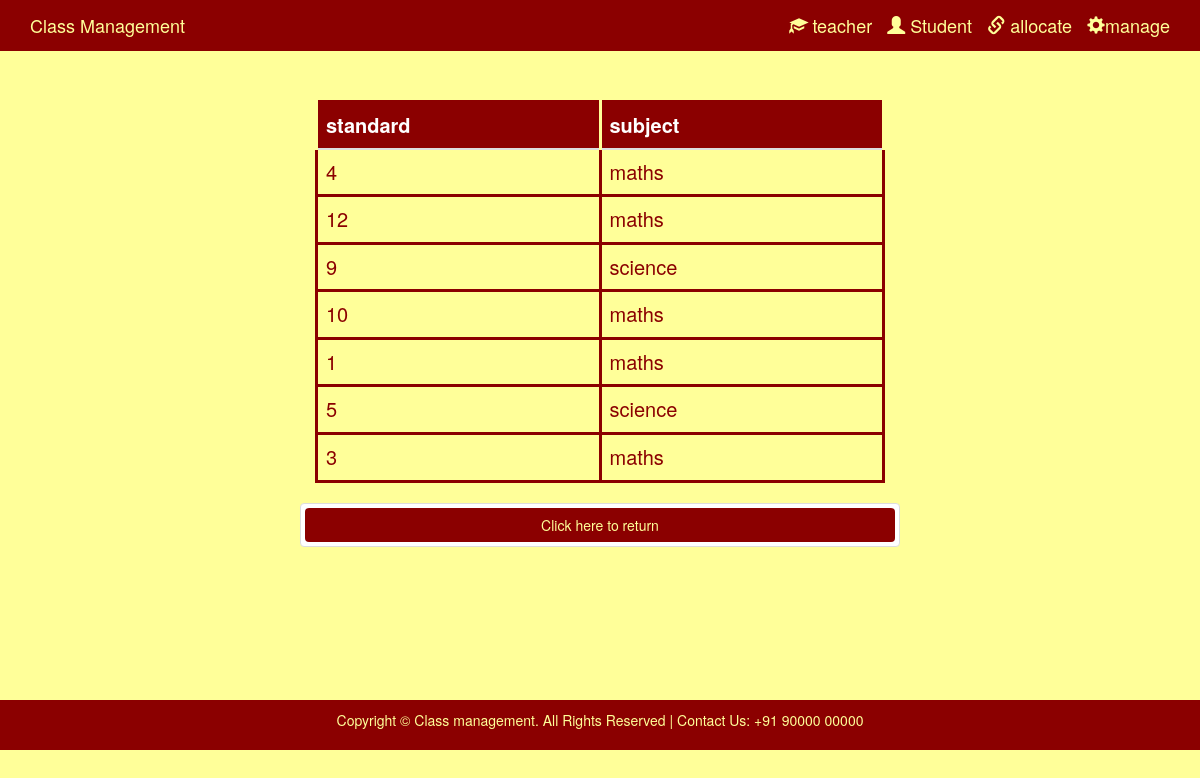
The app's page /classcoding/viewstandard.php?id=8 with its own data.
### tables this page shows
CREATE TABLE IF NOT EXISTS `subject` (
  `no` int(11) NOT NULL AUTO_INCREMENT,
  `teacherid` int(11) NOT NULL,
  `standard` int(11) NOT NULL,
  `subject` enum('english','hindi','marathi','maths','science','social studies') NOT NULL,
  PRIMARY KEY (`no`)
);

### classcoding/viewstandard.php (the view, shortened to what this page needs)
<?php
include 'common.php';
?>
<!DOCTYPE html>
<html lang="en">
    <head>
    <link rel="stylesheet" href="https://maxcdn.bootstrapcdn.com/bootstrap/3.3.7/css/bootstrap.min.css" >
<link href="syndex.css" rel="stylesheet" type="text/css"/>
    </head>
    <body id="body">
        <div class="container-fluid" id="content">
            <?php include 'header.php';
            $id=$_GET['id'];?>
            <div class="row decor_bg">
                <div class="col-md-6 col-md-offset-3">
                    <table class="table ">
                        <?php
                        $query = "SELECT * FROM subject where teacherid=$id";
                        $result = mysqli_query($con, $query)or die($mysqli_error($con));
                        if (mysqli_num_rows($result) >= 1) {
                            ?>
                            <thead>
                                <tr>
                                    <th>standard</th>
                                    <th>subject</th>
                                </tr>
                            </thead>
                            <tbody>
                                <?php
                                while ($row = mysqli_fetch_array($result)) {
                                    echo  "<tr><td>" . $row["standard"] . "</td><td> " . $row["subject"] . "</td></tr>";
                                }
                                ?>
                            </tbody>
                            <?php
                        } else {
                            echo "Add items first!";
                        }
                        ?>
                    </table>
                    <div class="row">
                    <div class="thumbnail">
                    <a href="visit.php" class="btn btn-block
button">Click here to return</a>
        </div>
        </div>
                </div>
            </div>
        </div>
        <?php include'footer.php'; ?>
    </body>
    </html>

### classcoding/syndex.css (style rules this page uses)
body, html { width: 100%; height: 100%; }
body { background-color:#FFFF99; }
body { padding-top:100px; }
#content { min-height: 600px; }
.table { width: 100%; }

### classcoding/viewstandard.php (style rules this page uses)
#body { background-color:#FFFF99; }
a { color:white; text-decoration:none; color:inherit; }
table,th,td { font-size:20px; border: 3px solid darkred; border-collapse:collapse; }
th,td { padding:5px; text-align:left; }
th { border: 3px solid #FFFF99; background-color:darkred; width:25%; color:white; }
tr { background-color:#FFFF99; color:darkred; }
.button { background-color:darkred; color:#FFFF99; }

### records on screen
subject: standard "4", subject "maths"
subject: standard "12", subject "maths"
subject: standard "9", subject "science"
subject: standard "10", subject "maths"
subject: standard "1", subject "maths"
subject: standard "5", subject "science"
subject: standard "3", subject "maths"
